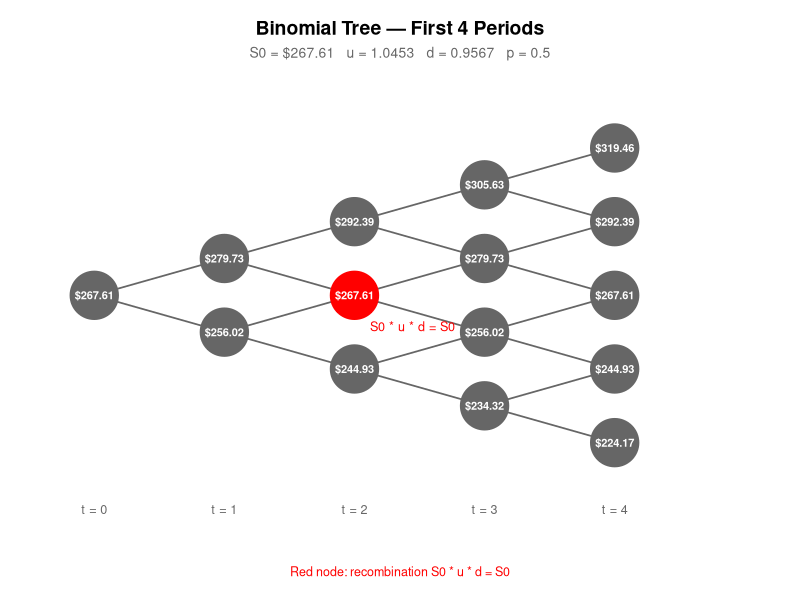

The R source for this figure: (Note: this script raises an error after producing the figure.)
## ---- chunk 1
knitr::opts_chunk$set(message = FALSE, warning = FALSE, echo = TRUE, eval = TRUE)
## ---- chunk 2
library(readxl)
library(dplyr)
library(ggplot2)
## ---- chunk 3
getwd()
setwd("C:/Users/willi/OneDrive/Uni St.Gallen/Lectures/2nd Year Bachelor/2nd Semester/Stochasitc Method in Finance/Assignment")
data <- read_excel("AAPL.xlsx")
## ---- chunk 4
# Convert date to Date format
data$Date <- as.Date(data$Date)

# Rename AAPL.US to Price
colnames(data)[colnames(data) == "AAPL.US"] <- "Price"

# Convert Price to numeric (in case it was read as character)
data$Price <- as.numeric(data$Price)

# Sort ascending (oldest first)
data <- data[order(data$Date), ]

# Filter to 2020 onwards
data <- data[data$Date >= as.Date("2020-01-01"), ]

# Drop unnecessary columns (keep only Date and Price)
data <- data[, c("Date", "Price")]

# Remove any rows with NA
data <- na.omit(data)
## ---- chunk 5
cat("Date range:  ", format(min(data$Date)), "to", format(max(data$Date)), "\n")
cat("Observations:", nrow(data), "\n")
cat("Date class:  ", class(data$Date), "\n")
cat("Price class: ", class(data$Price), "\n")
cat("Any NAs:     ", anyNA(data), "\n")

head(data)
tail(data)
## ---- chunk 6
n <- 25           # number of periods
r <- 0.01         # interest rate per annum
S0 <- 267.6100    # Close value on the 27th April 2026 
p <- 0.5          # probability of a up or down
T <- 6/12         # anualise the maturity
delta_t <- T/n    # go from discrete to continuous Random walk to Brownian motion

## ---- chunk 7
#Daily log returns 
returns <- diff(log(data$Price)) #Calculate the daily log returns, slide 

sigma_daily <- sd(returns, na.rm = TRUE) #Calculate the standard deviation, remove na values

sigma <- sigma_daily * sqrt(250) #calculate the annualized volatility, given in assignment

#Up and down factors 
u <- exp(sigma * sqrt(delta_t))  #page 2
d <- exp(-sigma * sqrt(delta_t))
## ---- chunk 8
# Initialize price tree
stock_tree <- matrix(0, nrow = n + 1, ncol = n + 1)

for (i in 0:n) {        # i = time step
  for (j in 0:i) {      # j = number of up moves
    stock_tree[i - j + 1, i + 1] <- S0 * u^j * d^(i - j)
  }
}

print(stock_tree)
#middle node at maturity [13;25] = S0

# All non-zero terminal nodes
terminal <- stock_tree[stock_tree[, n + 1] != 0, n + 1]

cat("# of terminal nodes:", length(terminal), "\n")
cat("Maximum price:           ", max(terminal), "\n")
cat("Minimum price:           ", min(terminal), "\n")
cat("Middle node (~S0):       ", median(terminal), "\n")

# All terminal prices
cat("\nAll terminal prices:\n")
print(round(terminal, 2))

# Binonmial tree visual 
tree_nodes <- data.frame()
for (i in 0:4) {
  for (j in 0:i) {
    price       <- S0 * u^j * d^(i - j)
    is_reconcile <- (i == 2 & j == 1)
    tree_nodes  <- rbind(tree_nodes, data.frame(
      t         = i,
      y         = j - i/2,
      price     = round(price, 2),
      reconcile = is_reconcile
    ))
  }
}

tree_edges <- data.frame()
for (i in 0:3) {
  for (j in 0:i) {
    y_current <- j - i/2
    tree_edges <- rbind(tree_edges, data.frame(
      x = i, xend = i + 1,
      y = y_current, yend = (j + 1) - (i + 1)/2
    ))
    tree_edges <- rbind(tree_edges, data.frame(
      x = i, xend = i + 1,
      y = y_current, yend = j - (i + 1)/2
    ))
  }
}

p_tree <- ggplot() +
  geom_segment(data = tree_edges,
               aes(x = x, xend = xend, y = y, yend = yend),
               color = "grey40", linewidth = 0.6) +
  geom_point(data = tree_nodes[!tree_nodes$reconcile, ],
             aes(x = t, y = y),
             size = 16, color = "grey40") +
  geom_point(data = tree_nodes[tree_nodes$reconcile, ],
             aes(x = t, y = y),
             size = 16, color = "red") +
  geom_text(data = tree_nodes,
            aes(x = t, y = y, label = paste0("$", price)),
            color = "white", size = 2.8, fontface = "bold") +
  annotate("text",
           x = tree_nodes$t[tree_nodes$reconcile] + 0.12,
           y = tree_nodes$y[tree_nodes$reconcile] - 0.42,
           label = "S0 * u * d = S0",
           color = "red", size = 3.2, hjust = 0) +
  annotate("text",
           x = 0:4, y = rep(-2.9, 5),
           label = paste0("t = ", 0:4),
           size = 3.2, color = "grey40") +
  scale_x_continuous(limits = c(-0.3, 5.0)) +
  scale_y_continuous(limits = c(-3.2, 2.6)) +
  labs(
    title    = "Binomial Tree — First 4 Periods",
    subtitle = paste0("S0 = $", round(S0, 2),
                      "   u = ", round(u, 4),
                      "   d = ", round(d, 4),
                      "   p = ", p),
    caption  = "Red node: recombination S0 * u * d = S0"
  ) +
  theme_void() +
  theme(
    plot.title    = element_text(size = 14, face = "bold",
                                 hjust = 0.5, margin = margin(b = 5)),
    plot.subtitle = element_text(size = 10, hjust = 0.5,
                                 color = "grey40", margin = margin(b = 15)),
    plot.caption  = element_text(size = 9, hjust = 0.5,
                                 color = "red", margin = margin(t = 10)),
    plot.margin   = margin(15, 15, 15, 15)
  )

print(p_tree)
## ---- chunk 9
# Using forward induction to have cumulative sum C_t along each path, chapter 2 slide 28
#2^25 node to compute = way too much for R -> 

states <- data.frame(
  S      = S0,
  C      = S0,
  weight = 1.0      # physical probability weight (p = 0.5)
)

for (step in 1:n) {
  up <- data.frame(
    S      = states$S * u,
    C      = states$C + states$S * u,
    weight = states$weight * p
  )
  down <- data.frame(
    S      = states$S * d,
    C      = states$C + states$S * d,
    weight = states$weight * (1 - p)
  )
  states <- rbind(up, down)
}

# Compute arithmetic average for each terminal path
states$S_bar <- states$C / (n + 1)

cat("\n=== Task (ii): Arithmetic Average Summary ===\n")
cat("Number of terminal paths:", nrow(states), "\n")
cat("Max average price:  $", round(max(states$S_bar), 4), "\n")
cat("Min average price:  $", round(min(states$S_bar), 4), "\n")
cat("Mean of averages:   $", round(mean(states$S_bar), 4), "\n")

averages_list <- sort(states$S_bar, decreasing = TRUE)


# Plot 2: Distribution of Terminal prices, Using binomial formula with p = 0.5 (physical probability)

j_vals   <- 0:n
prices_T <- S0 * u^j_vals * d^(n - j_vals)
probs_p  <- choose(n, j_vals) * (0.5)^n

terminal_df <- data.frame(
  price = prices_T,
  prob  = probs_p
)

p_dist <- ggplot(terminal_df, aes(x = price, y = prob)) +
  geom_col(fill = "grey40", alpha = 0.85, width = diff(range(prices_T))/30) +
  geom_vline(xintercept = S0,
             color = "red", linetype = "dashed", linewidth = 0.8) +
  annotate("text",
           x = S0 + diff(range(prices_T)) * 0.03,
           y = max(probs_p) * 0.93,
           label = paste0("S0 = $", round(S0, 2)),
           color = "red", size = 3.5, hjust = 0) +
  labs(
    title    = "Distribution of Terminal Stock Prices at t = n",
    subtitle = paste0("n = ", n, " periods   |  Physical Probability p = 0.5"),
    x        = "Terminal Stock Price ($)",
    y        = "Probability"
  ) +
  scale_x_continuous(labels = scales::dollar_format()) +
  scale_y_continuous(labels = scales::percent_format(accuracy = 0.1)) +
  theme_minimal() +
  theme(
    plot.title       = element_text(size = 14, face = "bold", hjust = 0.5),
    plot.subtitle    = element_text(size = 10, hjust = 0.5, color = "grey40"),
    axis.title       = element_text(size = 10),
    panel.grid.minor = element_blank()
  )

print(p_dist)

# PLOT 3: DISTRIBUTION OF TERMINAL AVERAGES ─────────────

p_avg <- ggplot(states, aes(x = S_bar, weight = weight)) +
  geom_histogram(bins = 50, fill = "grey40", alpha = 0.85, color = "white") +
  geom_vline(xintercept = S0,
             color = "red", linetype = "dashed", linewidth = 0.8) +
  annotate("text",
           x = S0 + 1, y = Inf, vjust = 2,
           label = paste0("S\u2080 = $", round(S0, 2)),
           color = "red", size = 3.5, hjust = 0) +
  labs(
    title    = "Distribution of Arithmetic Averages at Maturity",
    subtitle = paste0(nrow(states), " paths   |   p = 0.5"),
    x        = "Arithmetic Average Price ($)",
    y        = "Number of Paths"
  ) +
  scale_x_continuous(labels = scales::dollar_format()) +
  theme_minimal() +
  theme(
    plot.title       = element_text(size = 14, face = "bold", hjust = 0.5),
    plot.subtitle    = element_text(size = 10, hjust = 0.5, color = "grey40"),
    axis.title       = element_text(size = 10),
    panel.grid.minor = element_blank()
  )

print(p_avg)
## ---- chunk 10
# define the one-step risk-free growth factor
R_period <- 1 + (r*delta_t)
# define the risk-neutral probability
q <- (R_period-d)/(u - d)
# define the discount factor 
discount <- 1 / R_period

# print recap of all value needed for the rest of the code
cat("Daily volatility:      ", sigma_daily, "\n")
cat("Annual volatility:     ", sigma, "\n")
cat("Up factor u:           ", u, "\n")
cat("Down factor d:         ", d, "\n")
cat("One-step growth R_period:", R_period, "\n")
cat("Risk-neutral prob. q:  ", q, "\n")
cat("Discount factor:       ", discount, "\n")
## ---- chunk 11
# we need to compute the payoff at maturity for every path.
states$payoff <- pmax(states$S - states$S_bar, 0)

# print the recap of the payoff ___________________________
cat("\n=== Task (iii): Floating-Strike Asian Call Payoff ===\n")
cat("Number of terminal paths: ", nrow(states), "\n")
cat("Minimum payoff:          $", round(min(states$payoff), 4), "\n")
cat("Maximum payoff:          $", round(max(states$payoff), 4), "\n")
cat("Mean payoff:             $", round(mean(states$payoff), 4), "\n")
cat("Share positive payoffs:   ", round(mean(states$payoff > 0) * 100, 2), "%\n")

# Plot the distribution of the payoff at maturity _________
ggplot(states, aes(x = payoff)) +
  geom_histogram(bins = 50, fill = "steelblue", color = "white", alpha = 0.8) +
  labs(
    title = "Distribution of Potential Payoffs at Maturity",
    subtitle = "Unweighted across all terminal paths",
    x = "Payoff at maturity",
    y = "Frequency"
  ) +
  theme_minimal()



head(states)
## ---- chunk 12
# find the number of up moves for each path
states$up_moves <- round((log(states$S / S0) - n * log(d)) / (log(u) - log(d))) 

# Risk-neutral probability of each individual path
states$rn_weight <- q^states$up_moves * (1 - q)^(n - states$up_moves)

# Expected payoff under the risk-neutral measure
expected_payoff <- sum(states$rn_weight * states$payoff)

# Discount the expected payoff back to time 0
V0 <- exp(-r * T) * expected_payoff

print(V0)

# Payoff plot
states |>
  group_by(up_moves) |>
  summarise(
    terminal_price = mean(S),
    average_payoff = mean(payoff),
    .groups = "drop"
  ) |>
  ggplot(aes(x = terminal_price, y = average_payoff)) +
  geom_col(fill = "grey40", alpha = 0.85) +
  geom_vline(xintercept = S0, color = "red", linetype = "dashed") +
  labs(
    title = "Average Payoff by Terminal Stock Price",
    subtitle = "Floating-strike Asian call option",
    x = "Terminal stock price",
    y = "Average payoff"
  ) +
  scale_x_continuous(labels = scales::dollar_format()) +
  scale_y_continuous(labels = scales::dollar_format()) +
  theme_minimal()
